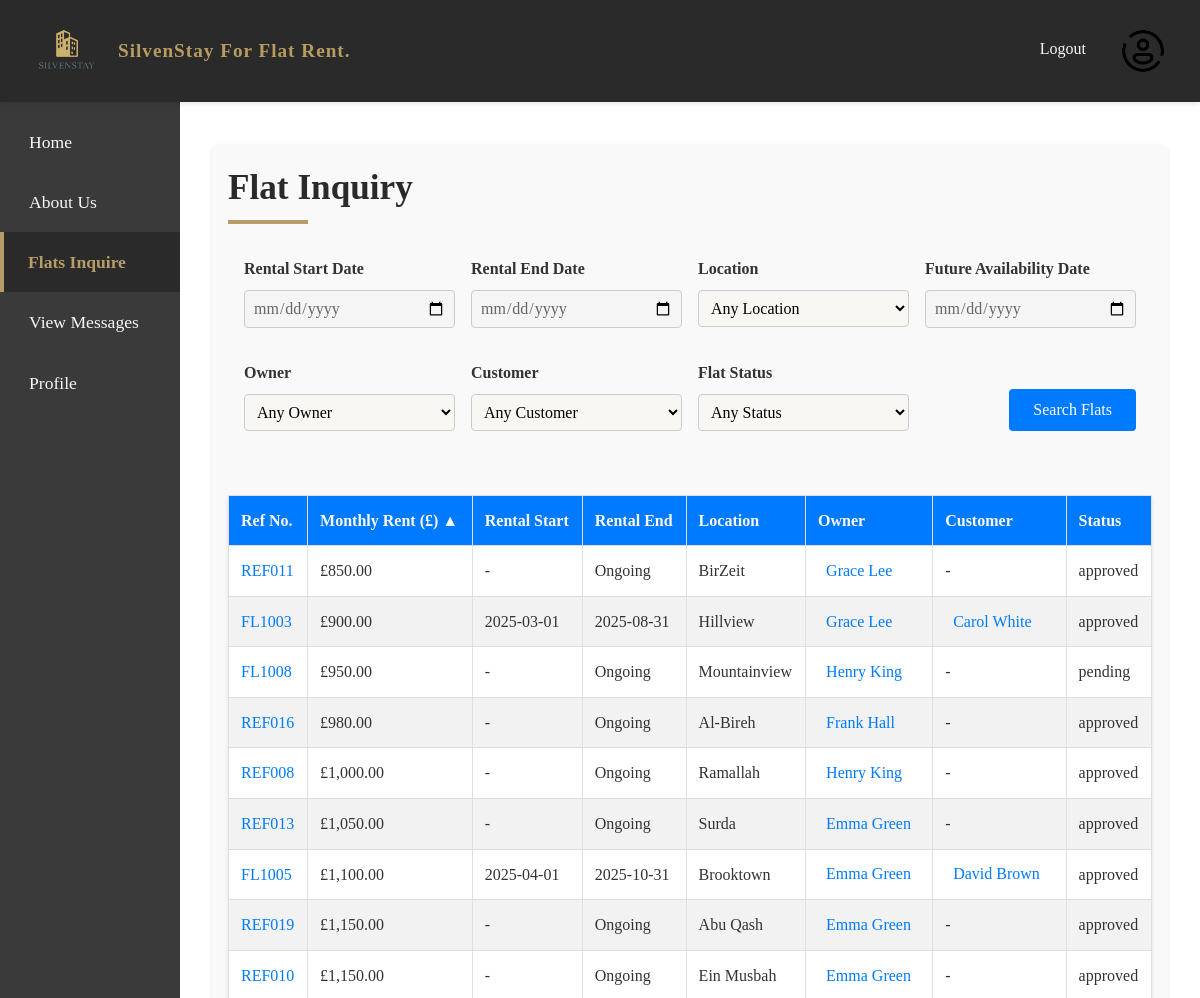
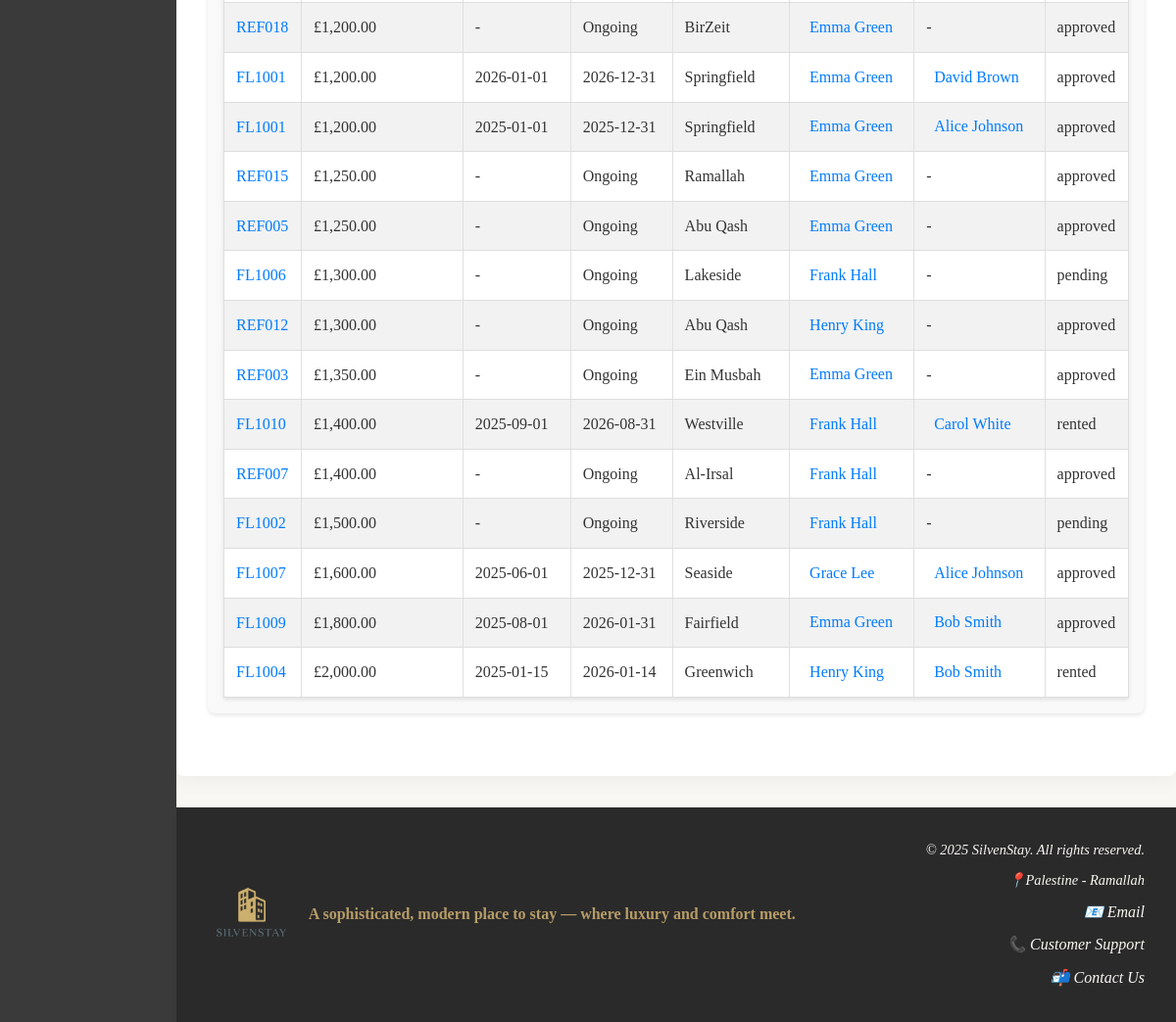
The app's page /inquireFlats.php (signed in) with its own data (2 pictures, top to bottom).
### tables this page shows
CREATE TABLE flats
(
    flat_id            INT AUTO_INCREMENT PRIMARY KEY,
    reference_number   VARCHAR(6) UNIQUE NOT NULL,
    owner_id           INT               NOT NULL,
    location           VARCHAR(100)      NOT NULL,
    address            VARCHAR(255)      NOT NULL,
    monthly_rent       DECIMAL(10, 2)    NOT NULL,
    available_from     DATE              NOT NULL,
    available_to       DATE,
    bedrooms           INT               NOT NULL,
    bathrooms          INT               NOT NULL,
    size_sqm           INT               NOT NULL,
    is_furnished       BOOLEAN           NOT NULL,
    has_heating        BOOLEAN           NOT NULL,
    has_ac             BOOLEAN           NOT NULL,
    has_access_control BOOLEAN           NOT NULL,
    has_parking        BOOLEAN           NOT NULL,
    has_backyard       BOOLEAN           NOT NULL,
    has_playground     BOOLEAN           NOT NULL,
    has_storage        BOOLEAN           NOT NULL,
    rental_conditions  TEXT,
    status             ENUM ('pending', 'approved', 'rented', 'rejected') DEFAULT 'pending',
    approved_by        INT,
    approval_date      DATETIME,
    FOREIGN KEY (owner_id) REFERENCES users (user_id),
    FOREIGN KEY (approved_by) REFERENCES users (user_id)
);

CREATE TABLE users
(
    user_id          INT AUTO_INCREMENT PRIMARY KEY,
    national_id      VARCHAR(50)                           NOT NULL,
    name             VARCHAR(100)                          NOT NULL,

    flat_no          VARCHAR(50),
    street           VARCHAR(100),
    city             VARCHAR(100),

    postal_code      VARCHAR(10),
    date_of_birth    DATE,
    email            VARCHAR(100) UNIQUE                   NOT NULL,
    mobile_number    VARCHAR(15),
    telephone_number VARCHAR(15),
    bank_name        VARCHAR(100),
    bank_branch      VARCHAR(100),
    account_number   VARCHAR(50),
    password         VARCHAR(255)                          NOT NULL,
    user_type        ENUM ('customer', 'owner', 'manager') NOT NULL,
    customer_id      VARCHAR(9) UNIQUE,
    owner_id         VARCHAR(9) UNIQUE,
    manager_id       VARCHAR(9) UNIQUE,
    profile_photo    VARCHAR(255)
);

CREATE TABLE rentals
(
    rental_id   INT AUTO_INCREMENT PRIMARY KEY,
    flat_id     INT            NOT NULL,
    customer_id INT            NOT NULL,
    start_date  DATE           NOT NULL,
    end_date    DATE           NOT NULL,
    total_cost  DECIMAL(10, 2) NOT NULL,
    status      ENUM ('pending', 'current', 'past') DEFAULT 'pending',
    FOREIGN KEY (flat_id) REFERENCES flats (flat_id),
    FOREIGN KEY (customer_id) REFERENCES users (user_id)
);

### inquireFlats.php (the view, shortened to what this page needs)
<?php
try {
    $pdo = getPDOConnection();
    $start_date = isset($_GET['start_date']) ? $_GET['start_date'] : '';
    $end_date = isset($_GET['end_date']) ? $_GET['end_date'] : '';
    $location = isset($_GET['location']) ? $_GET['location'] : '';
    $future_date = isset($_GET['future_date']) ? $_GET['future_date'] : '';
    $owner_id = isset($_GET['owner_id']) ? (int)$_GET['owner_id'] : '';
    $customer_id = isset($_GET['customer_id']) ? (int)$_GET['customer_id'] : '';
    $status = isset($_GET['status']) ? $_GET['status'] : '';
    $sort_column = isset($_GET['sort']) ? $_GET['sort'] : 'monthly_rent';
    $sort_order = isset($_GET['order']) && $_GET['order'] === 'desc' ? 'DESC' : 'ASC';
    $sql = "SELECT f.flat_id, f.reference_number, f.monthly_rent, rh.start_date, rh.end_date, f.location,
                   o.name AS owner_name, o.user_id AS owner_id,
                   c.name AS customer_name, c.user_id AS customer_id,
                   f.status
            FROM flats f
            INNER JOIN users o ON f.owner_id = o.user_id
            LEFT JOIN rentals rh ON f.flat_id = rh.flat_id
            LEFT JOIN users c ON rh.customer_id = c.user_id
            WHERE f.status IN ('pending', 'approved', 'rented')";
    $params = [];
    $sql .= " ORDER BY $sort_column $sort_order";
    $stmt = $pdo->prepare($sql);
    $stmt->execute($params);
    $result = $stmt->fetchAll(PDO::FETCH_ASSOC);
} catch (PDOException $e) {
    die("Connection Error: " . $e->getMessage());
}
?>
<!DOCTYPE html>
<html lang="en">
<head>
    <link rel="stylesheet" href="styles.css">
</head>
<body>
<?php include 'header.php'; ?>
<?php include 'nav.php'; ?>
<div class="content-wrapper">
    <main class="site-main">
        <section class="inquiry-section">
            <h2>Flat Inquiry</h2>
            <form action="inquireFlats.php" method="GET" class="inquiry-form">
                <div class="inquiry-grid">
                    <div class="form-group">
                        <label for="start_date">Rental Start Date</label>
                        <input type="date" name="start_date" id="start_date"
                               value="<?php echo htmlspecialchars($start_date); ?>">
                    </div>
                    <div class="form-group">
                        <label for="end_date">Rental End Date</label>
                        <input type="date" name="end_date" id="end_date"
                               value="<?php echo htmlspecialchars($end_date); ?>">
                    </div>
                    <div class="form-group">
                        <label for="location">Location</label>
                        <select name="location" id="location">
                            <option value="Any" <?php echo $location === 'Any' ? 'selected' : ''; ?>>Any Location
                            </option>
                        </select>
                    </div>
                    <div class="form-group">
                        <label for="future_date">Future Availability Date</label>
                        <input type="date" name="future_date" id="future_date"
                               value="<?php echo htmlspecialchars($future_date); ?>">
                    </div>
                    <div class="form-group">
                        <label for="owner_id">Owner</label>
                        <select name="owner_id" id="owner_id">
                            <option value="" <?php echo $owner_id === '' ? 'selected' : ''; ?>>Any Owner</option>
                        </select>
                    </div>
                    <div class="form-group">
                        <label for="customer_id">Customer</label>
                        <select name="customer_id" id="customer_id">
                            <option value="" <?php echo $customer_id === '' ? 'selected' : ''; ?>>Any Customer</option>
                        </select>
                    </div>
                    <div class="form-group">
                        <label for="status">Flat Status</label>
                        <select name="status" id="status">
                            <option value="Any" <?php echo $status === 'Any' ? 'selected' : ''; ?>>Any Status</option>
                        </select>
                    </div>
                    <div class="form-group submit-group">
                        <button type="submit" class="submit-button">Search Flats</button>
                    </div>
                </div>
            </form>
            <table class="results-table">
                <thead>
                <tr>
                    <?php
                    $columns = [
                        'reference_number' => 'Ref No.',
                        'monthly_rent' => 'Monthly Rent (£)',
                        'start_date' => 'Rental Start',
                        'end_date' => 'Rental End',
                        'location' => 'Location',
                        'owner_name' => 'Owner',
                        'customer_name' => 'Customer',
                        'status' => 'Status'
                    ];
                    foreach ($columns as $col => $label) {
                        $new_order = ($sort_column === $col && $sort_order === 'ASC') ? 'desc' : 'asc';
                        $icon = ($sort_column === $col) ? ($sort_order === 'ASC' ? '▲' : '▼') : '';
                        echo "<th><a href='?sort=$col&order=$new_order&start_date=" . urlencode($start_date) .
                            "&end_date=" . urlencode($end_date) . "&location=" . urlencode($location) .
                            "&future_date=" . urlencode($future_date) . "&owner_id=" . urlencode($owner_id) .
                            "&customer_id=" . urlencode($customer_id) . "&status=" . urlencode($status) .
                            "' class='sort-link'>$label $icon</a></th>";
                    }
                    ?>
                </tr>
                </thead>
                <tbody>
                <?php if (count($result) > 0): ?>
                    <?php foreach ($result as $row): ?>
                        <tr>
                            <td>
                                <a href="flatDetails.php?flat_id=<?php echo urlencode($row['flat_id']); ?>"
                                   class="flat-button" target="_blank">
                                    <?php echo htmlspecialchars($row['reference_number']); ?>
                                </a>
                            </td>
                            <td>£<?php echo number_format($row['monthly_rent'], 2); ?></td>
                            <td><?php echo htmlspecialchars($row['start_date'] ?: '-'); ?></td>
                            <td><?php echo htmlspecialchars($row['end_date'] ?: 'Ongoing'); ?></td>
                            <td><?php echo htmlspecialchars($row['location']); ?></td>
                            <td>
                                <a href="userCard.php?user_id=<?php echo $row['owner_id']; ?>"
                                   class="owner-link" target="_blank">
                                    <?php echo htmlspecialchars($row['owner_name']); ?>
                                </a>
                            </td>
                            <td>
                                <?php if ($row['customer_name']): ?>
                                    <a href="userCard.php?user_id=<?php echo $row['customer_id']; ?>"
                                       class="owner-link" target="_blank">
                                        <?php echo htmlspecialchars($row['customer_name']); ?>
                                    </a>
                                <?php else: ?>
                                    -
                                <?php endif; ?>
                            </td>
                            <td><?php echo htmlspecialchars($row['status']); ?></td>
                        </tr>
                    <?php endforeach; ?>
                <?php else: ?>
                    <tr>
                        <td colspan="8" class="no-results">No flats found matching your criteria.</td>
                    </tr>
                <?php endif; ?>
                </tbody>
            </table>
        </section>
    </main>
</div>
<?php include 'footer.php'; ?>
</body>
</html>

### styles.css (style rules this page uses)
* { margin: 0; padding: 0; box-sizing: border-box; }
body { display: flex; flex-direction: column; min-height: 100vh; background-color: #f9f7f3; color: #333; line-height: 1.6; overflow-x: hidden; }
body, button, input, select, textarea { font-family: 'Georgia', 'Times New Roman', serif; }
h1, h2, h3, h4 { color: #2a2a2a; }
h2 { font-size: 2rem; font-weight: 600; }
p, a, span, li { font-size: 1rem; color: #333; }
.content-wrapper { display: flex; margin-top: 5rem; min-height: calc(100vh - 5rem - 8rem); width: 100%; }
.site-main { flex: 1; padding: 2rem; margin-left: 15%; background-color: white; }
.submit-button { background-color: #B79C67; color: white; border: none; padding: 1rem 2rem; border-radius: 4px; font-size: 1rem; font-weight: 500; cursor: pointer; transition: background-color 0.3s; display: inline-flex; align-items: center; gap: 0.5rem; }
.form-group { margin-bottom: 15px; }
.form-group { margin-bottom: 1rem; }
.form-group label { display: block; margin-bottom: 0.5rem; font-weight: bold; }
.form-group input { width: 100%; padding: 0.5rem; border: 1px solid #ccc; border-radius: 4px; font-size: 1rem; }
.flat-button { background-color: #007bff; color: #fff; padding: 6px 12px; border: none; border-radius: 4px; text-decoration: none; }
.site-main { padding: 2rem; background-color: white; border-radius: 8px; box-shadow: 0 4px 20px rgba(0, 0, 0, 0.05); margin-bottom: 2rem; }
.site-main h2 { font-size: 2.2rem; color: #2a2a2a; margin-bottom: 1rem; position: relative; padding-bottom: 0.5rem; }
.site-main h2::after { content: ''; position: absolute; bottom: 0; left: 0; width: 80px; height: 4px; background-color: #B79C67; }
.form-group label { display: block; font-weight: 500; margin-bottom: 5px; color: #2a2a2a; }
.form-group input { width: 100%; padding: 12px 15px; border: 1px solid #ddd; border-radius: 4px; font-size: 16px; background-color: #f5f5f5; color: #666; }
.form-group { display: flex; flex-direction: column; }
.form-group label { font-size: 1rem; font-weight: 500; color: #2a2a2a; margin-bottom: 0.5rem; }
.form-group select, .form-group input[type="number"] { padding: 0.8rem; border: 1px solid #ddd; border-radius: 4px; font-size: 1rem; background-color: #f9f7f3; transition: border-color 0.3s; }
.submit-group { display: flex; align-items: flex-end; }
.submit-button { padding: 0.8rem 1.5rem; background-color: #B79C67; color: white; border: none; border-radius: 4px; font-size: 1rem; font-weight: 500; cursor: pointer; transition: background-color 0.3s; }
.results-table { width: 100%; border-collapse: collapse; font-size: 1rem; box-shadow: 0 1px 3px rgba(0, 0, 0, 0.1); }
.results-table th { background-color: #2a2a2a; color: #f9f7f3; padding: 1rem; text-align: center; font-weight: 600; border: 1px solid #e0e0e0; }
.results-table th a.sort-link { color: #f9f7f3; text-decoration: none; }
.results-table td { padding: 1rem; border: 1px solid #e0e0e0; text-align: center; }
.results-table tr:nth-child(even) { background-color: #f9f7f3; }
.inquiry-section { max-width: 1200px; margin: 2rem auto; padding: 1rem; background-color: #f9f9f9; border-radius: 8px; box-shadow: 0 2px 4px rgba(0, 0, 0, 0.1); }
.inquiry-form { margin-bottom: 2rem; }
.inquiry-grid { display: grid; grid-template-columns: repeat(auto-fit, minmax(200px, 1fr)); gap: 1rem; padding: 1rem; }
.form-group label { font-weight: bold; margin-bottom: 0.5rem; color: #333; }
.form-group input, .form-group select { padding: 0.5rem; border: 1px solid #ccc; border-radius: 4px; font-size: 1rem; }
.submit-group { align-self: end; }
.submit-button { background-color: #007bff; color: white; padding: 0.75rem 1.5rem; border: none; border-radius: 4px; cursor: pointer; font-size: 1rem; transition: background-color 0.3s; }
.results-table { width: 100%; border-collapse: collapse; background-color: white; box-shadow: 0 2px 4px rgba(0, 0, 0, 0.1); }
.results-table th, .results-table td { padding: 0.75rem; text-align: left; border-bottom: 1px solid #ddd; }
.results-table th { background-color: #007bff; color: white; font-weight: bold; }
.results-table tr:nth-child(even) { background-color: #f2f2f2; }
.sort-link { color: white; text-decoration: none; }
.flat-button { background-color: transparent; color: #007bff; text-decoration: none; padding: 0; border: none; border-radius: 0; transition: none; }
.owner-link { color: #007bff; text-decoration: none; padding: 0.2rem 0.5rem; border-radius: 4px; transition: background-color 0.3s; }

### records on screen
flats: reference_number "REF011", monthly_rent "850.00", start_date "-", end_date "Ongoing", location "BirZeit", owner.name "Grace Lee", status "approved"
rentals: flat.reference_number "FL1003", flat.monthly_rent "900.00", start_date "2025-03-01", end_date "2025-08-31", flat.location "Hillview", users.name "Grace Lee", customer.name "Carol White", flat.status "approved"
flats: reference_number "FL1008", monthly_rent "950.00", start_date "-", end_date "Ongoing", location "Mountainview", owner.name "Henry King", status "pending"
flats: reference_number "REF016", monthly_rent "980.00", start_date "-", end_date "Ongoing", location "Al-Bireh", owner.name "Frank Hall", status "approved"
flats: reference_number "REF008", monthly_rent "1,000.00", start_date "-", end_date "Ongoing", location "Ramallah", owner.name "Henry King", status "approved"
flats: reference_number "REF013", monthly_rent "1,050.00", start_date "-", end_date "Ongoing", location "Surda", owner.name "Emma Green", status "approved"
rentals: flat.reference_number "FL1005", flat.monthly_rent "1,100.00", start_date "2025-04-01", end_date "2025-10-31", flat.location "Brooktown", users.name "Emma Green", customer.name "David Brown", flat.status "approved"
flats: reference_number "REF019", monthly_rent "1,150.00", start_date "-", end_date "Ongoing", location "Abu Qash", owner.name "Emma Green", status "approved"
flats: reference_number "REF010", monthly_rent "1,150.00", start_date "-", end_date "Ongoing", location "Ein Musbah", owner.name "Emma Green", status "approved"
flats: reference_number "REF018", monthly_rent "1,200.00", start_date "-", end_date "Ongoing", location "BirZeit", owner.name "Emma Green", status "approved"
rentals: flat.reference_number "FL1001", flat.monthly_rent "1,200.00", start_date "2026-01-01", end_date "2026-12-31", flat.location "Springfield", users.name "Emma Green", customer.name "David Brown", flat.status "approved"
rentals: flat.reference_number "FL1001", flat.monthly_rent "1,200.00", start_date "2025-01-01", end_date "2025-12-31", flat.location "Springfield", users.name "Emma Green", customer.name "Alice Johnson", flat.status "approved"
flats: reference_number "REF015", monthly_rent "1,250.00", start_date "-", end_date "Ongoing", location "Ramallah", owner.name "Emma Green", status "approved"
flats: reference_number "REF005", monthly_rent "1,250.00", start_date "-", end_date "Ongoing", location "Abu Qash", owner.name "Emma Green", status "approved"
flats: reference_number "FL1006", monthly_rent "1,300.00", start_date "-", end_date "Ongoing", location "Lakeside", owner.name "Frank Hall", status "pending"
flats: reference_number "REF012", monthly_rent "1,300.00", start_date "-", end_date "Ongoing", location "Abu Qash", owner.name "Henry King", status "approved"
flats: reference_number "REF003", monthly_rent "1,350.00", start_date "-", end_date "Ongoing", location "Ein Musbah", owner.name "Emma Green", status "approved"
rentals: flat.reference_number "FL1010", flat.monthly_rent "1,400.00", start_date "2025-09-01", end_date "2026-08-31", flat.location "Westville", users.name "Frank Hall", customer.name "Carol White", flat.status "rented"
flats: reference_number "REF007", monthly_rent "1,400.00", start_date "-", end_date "Ongoing", location "Al-Irsal", owner.name "Frank Hall", status "approved"
flats: reference_number "FL1002", monthly_rent "1,500.00", start_date "-", end_date "Ongoing", location "Riverside", owner.name "Frank Hall", status "pending"
rentals: flat.reference_number "FL1007", flat.monthly_rent "1,600.00", start_date "2025-06-01", end_date "2025-12-31", flat.location "Seaside", users.name "Grace Lee", customer.name "Alice Johnson", flat.status "approved"
rentals: flat.reference_number "FL1009", flat.monthly_rent "1,800.00", start_date "2025-08-01", end_date "2026-01-31", flat.location "Fairfield", users.name "Emma Green", customer.name "Bob Smith", flat.status "approved"
rentals: flat.reference_number "FL1004", flat.monthly_rent "2,000.00", start_date "2025-01-15", end_date "2026-01-14", flat.location "Greenwich", users.name "Henry King", customer.name "Bob Smith", flat.status "rented"

### other values on screen
$link['text'] "Logout"
$link['text'] "Home"
$link['text'] "About Us"
$link['text'] "Flats Inquire"
$link['text'] "View Messages"
$link['text'] "Profile"
$label "Ref No."
$label "Monthly Rent (£)"
$icon "▲"
$label "Rental Start"
$label "Rental End"
$label "Location"
$label "Owner"
$label "Customer"
$label "Status"
